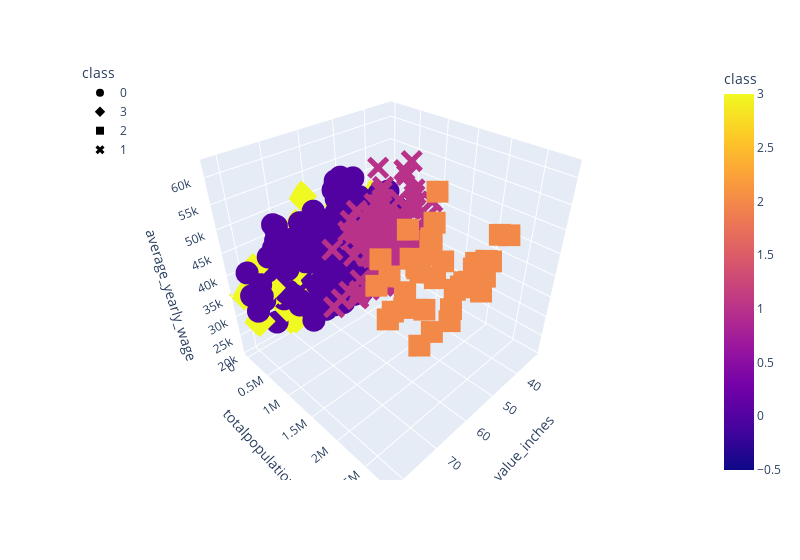

The code cell stored with this chart in its notebook:
### Markdown cell above
#### 3D Plotting w/Columns

### Code cell
# Plot the 3D-scatter with SPECIFIC columns.
fig = px.scatter_3d(
    Mcol_df,
    x="value_inches",
    y="totalpopulation",
    z="average_yearly_wage",
    color="class",
    symbol="class",
    width=800,
)
fig.update_layout(legend=dict(x=0, y=1))
fig.show()
